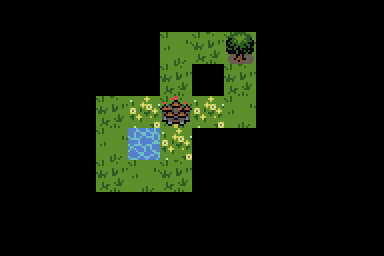

Tiled map render using the project's own tile images. Description and the map definition, with tile-layer contents summarised, below:
An orthogonal 12x8 tile map with 32x32 px tiles, 4 tile layers (Terrain, Decoration, Vertical Edges, Horizontal Edges), 4 tilesets and 1 object (Player).

<map version="1.2" tiledversion="1.2.4" orientation="orthogonal" renderorder="right-down" width="12" height="8" tilewidth="32" tileheight="32" infinite="0" nextlayerid="9" nextobjectid="92">
 <tileset firstgid="1" source="ground.tsx" />
 <tileset firstgid="17" source="broken.tsx" />
 <tileset firstgid="21" source="decoration.tsx" />
 <tileset firstgid="37" source="devourer.tsx" />
 <layer id="1" name="Terrain" width="12" height="8">
  <data>[96 cells, 61 non-empty, 5 distinct tile ids]</data>
 </layer>
 <layer id="8" name="Decoration" width="12" height="8">
  <data>[96 cells, 2 non-empty, 2 distinct tile ids]</data>
 </layer>
 <layer id="6" name="Vertical Edges" width="12" height="8" offsetx="16" offsety="0">
  <data>[96 cells, 0 non-empty, 0 distinct tile ids]</data>
 </layer>
 <layer id="7" name="Horizontal Edges" width="12" height="8" offsetx="0" offsety="16">
  <data>[96 cells, 0 non-empty, 0 distinct tile ids]</data>
 </layer>
 <objectgroup id="2" name="Enemies" />
 <objectgroup id="3" name="Player">
  <object id="16" name="Player" type="Player" gid="37" x="128" y="160" width="32" height="32">
   <properties>
    <property name="rocks" type="int" value="5" />
   </properties>
  </object>
 </objectgroup>
 <objectgroup id="4" name="Triggers" />
 <objectgroup id="5" name="Props" />
</map>
